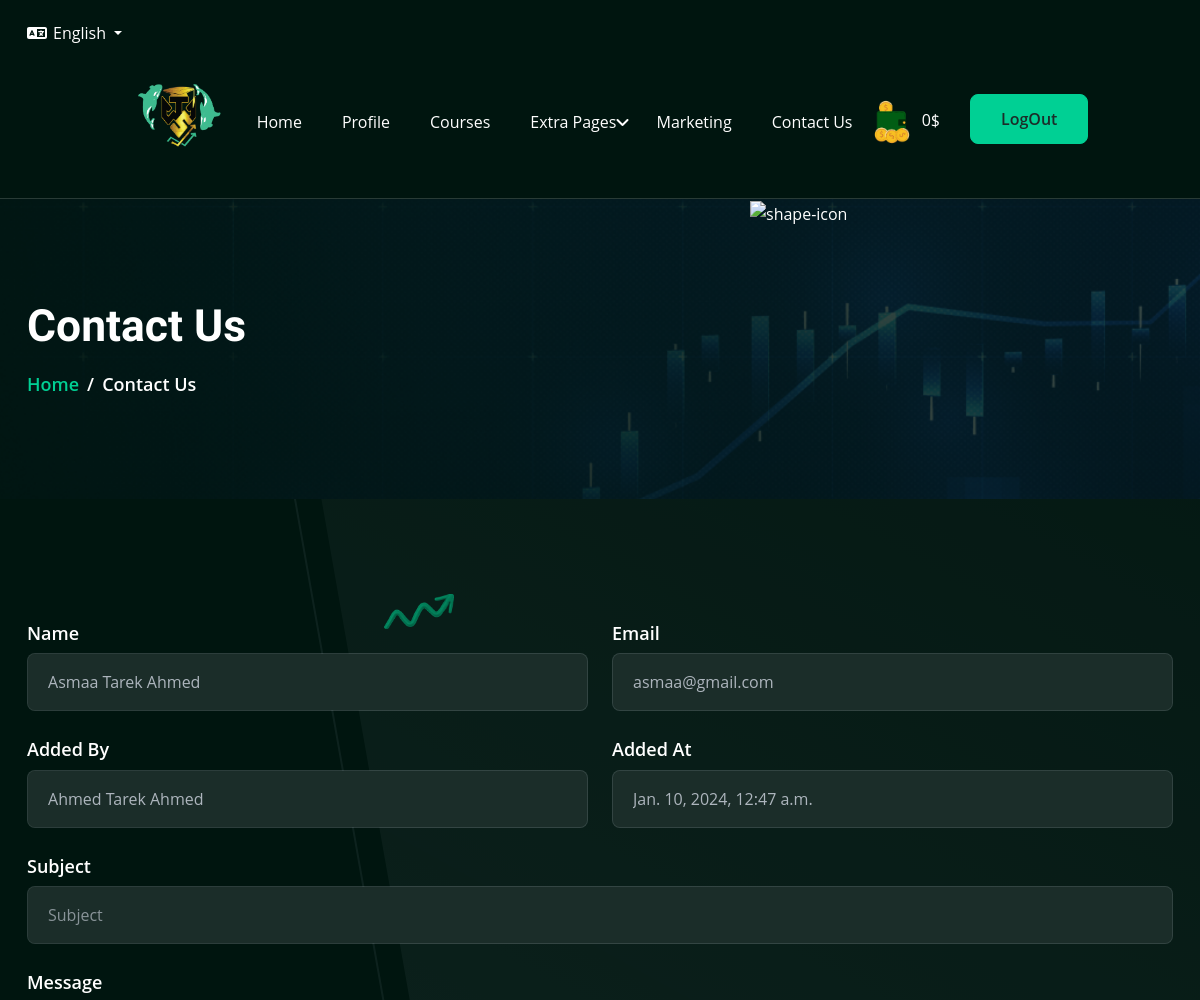
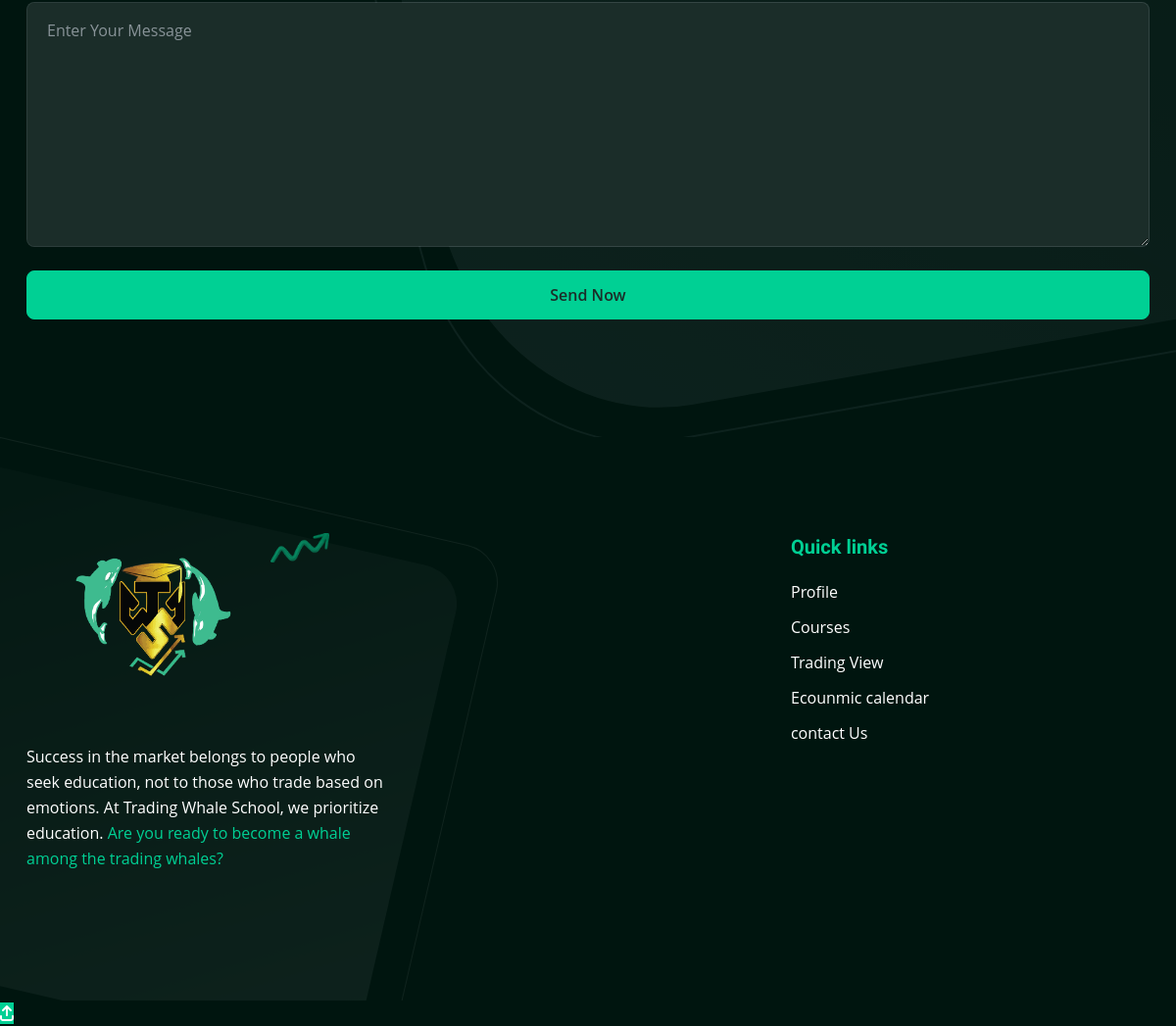
Screenshot of /contact/contact/ (signed in) with the database file from the repository (2 pictures, top to bottom).
### accounts/models.py (models this page shows, shortened)
class Profile(models.Model):
    user=models.OneToOneField(CustomUser,on_delete=models.CASCADE)
    membership=models.ForeignKey(MemberShip,on_delete=models.CASCADE)
    name=models.CharField(max_length=100)
    address=models.CharField(max_length=100)
    birth_date=models.DateField(null=True,blank=True)
    coin=models.IntegerField(default=0)
    image=models.ImageField(upload_to='static/users/',null=True,blank=True)
    marketing_avilable=models.BooleanField(default=False)
    rank=models.IntegerField(default=0)

### users/models.py (models this page shows, shortened)
class CustomUser(AbstractBaseUser,PermissionsMixin):
    phone = models.CharField(max_length=25)
    email = models.EmailField(unique=True)
    create_by = models.ForeignKey('self', on_delete=models.SET_NULL, null=True, blank=True)
    create_at = models.DateTimeField(default=timezone.now)
    ended_at = models.DateTimeField(null=True,blank=True)
    is_blocked = models.BooleanField(default=False)
    has_right_sign = models.BooleanField(default=False)
    is_active = models.BooleanField(default=True)
    is_staff = models.BooleanField(default=False)
    is_superuser = models.BooleanField(default=False)
    objects = CustomUserManager()
    USERNAME_FIELD = 'email'
    REQUIRED_FIELDS = ['phone']

### contact/views.py (the view, shortened to what this page needs)
# urls.py: path('contact/',views.contact,name='contact'),
@login_required
def contact(request):
    user = request.user
    my_profile = Profile.objects.get(user=user)
    custom_user = CustomUser.objects.get(id=user.id)
    ended_at=custom_user.ended_at
    if not user.is_superuser:
        created_by = Profile.objects.get(user=custom_user.create_by)
    else:
        created_by = my_profile
    context = {
        'profile':my_profile,
        'my_profile':my_profile,
        'custom_user':custom_user,
        'created_by':created_by,
        'ended_at':ended_at,
    }
    return render(request,'contact.html',context)

### templates/contact.html (shortened to what this page needs)
{% extends 'base.html' %}
{% load static %}
{% block body %}
  <section class="page-header bg--cover" style="background-image:url(assets/images/header/1.png)">
    <div class="container">
      <div class="page-header__content" data-aos="fade-right" data-aos-duration="1000">
        <h2>Contact Us</h2>
        <nav style="--bs-breadcrumb-divider: '/';" aria-label="breadcrumb">
          <ol class="breadcrumb mb-0">
            <li class="breadcrumb-item "><a href="{% url 'home:home' %}">Home</a></li>
            <li class="breadcrumb-item active" aria-current="page">Contact Us</li>
          </ol>
        </nav>
      </div>
      <div class="page-header__shape">
        <span class="page-header__shape-item page-header__shape-item--1"><img src="{% static 'assets/images/logo/logo.png' %}"
            alt="shape-icon"></span>
      </div>
    </div>
  </section>
  <div class="contact padding-top padding-bottom">
    <div class="container">
      <div class="contact__wrapper">
        <div class="row g-5">
          <div class="col-12">
            <div class="contact__form">
              <form method="post" data-aos="fade-left" data-aos-duration="1000">
                <div class="row g-4">
                  <div class="col-6">
                    <div>
                      <label for="name" class="form-label">Name</label>
                      <input class="form-control" type="text" id="name" value="{{ my_profile.name }}" readonly required>
                    </div>
                  </div>
                  <div class="col-6">
                    <div>
                      <label for="email" class="form-label">Email</label>
                      <input class="form-control" type="email" id="email" value="{{ custom_user.email }}" readonly required>
                    </div>
                  </div>
                  <div class="col-6">
                    <div>
                      <label for="name" class="form-label">Added By</label>
                      <input class="form-control" type="text" id="name" value="{{ created_by.name }}" readonly required>
                    </div>
                  </div>
                  <div class="col-6">
                    <div>
                      <label for="email" class="form-label">Added At</label>
                      <input class="form-control" type="email" value="{{ custom_user.ended_at }}" readonly required>
                    </div>
                  </div>
                  <div class="col-12">
                    <div>
                      <label for="email" class="form-label">Subject</label>
                      <input class="form-control" name="subject" type="text" placeholder="Subject" required>
                    </div>
                  </div>
                  <div class="col-12">
                    <div>
                      <label for="textarea" class="form-label">Message</label>
                      <textarea cols="30" name="message" rows="5" class="form-control" id="textarea"
                        placeholder="Enter Your Message" required></textarea>
                    </div>
                  </div>
                </div>
                <button type="submit" class="trk-btn trk-btn--border trk-btn--primary mt-4 d-block">Send
                  Now</button>
              </form>
            </div>
          </div>
        </div>
      </div>
    </div>
    <div class="contact__shape">
      <span class="contact__shape-item contact__shape-item--1"><img src="{% static 'assets/images/contact/4.png' %}"
          alt="shape-icon"></span>
      <span class="contact__shape-item contact__shape-item--2"> <span></span> </span>
    </div>
  </div>
{% endblock %}

### templates/base.html (shortened to what this page needs)
{% load static %}
<!DOCTYPE html>
<html lang="en" data-bs-theme="dark">
<head>
  <link rel="stylesheet" href="{% static 'assets/css/bootstrap.min.css' %}">
  <link rel="stylesheet" href="{% static 'assets/css/aos.css' %}">
  <link rel="stylesheet" href="{% static 'assets/css/all.min.css' %}">
  <link rel="stylesheet" href="{% static 'assets/css/swiper-bundle.min.css' %}">
  <link rel="stylesheet" href="https://cdnjs.cloudflare.com/ajax/libs/font-awesome/6.4.0/css/all.min.css"
 />
  <link rel="stylesheet" href="{% static 'assets/css/style.css' %}">
</head>
<body>
  <header class="" style="z-index: 999; margin-top: 20px;">
    <div class="container d-flex" style="align-items:center">
        <i class="fa fa-language"></i>
        <div class="custom-dropdown" >
            <button class="dropdown-toggle" style="background-color: #00150f; border: none;" id="languageDropdown" data-bs-toggle="dropdown" aria-haspopup="true" aria-expanded="false">
                 English
            </button>
        </div>
    </div>
</header>
  <header class="header-section header-section--style1">
    <div class="header-bottom">
      <div style="display: flex; justify-content: space-evenly;">
        <div class="header-wrapper">
          <div class="logo">
            <a href="{% url 'home:home' %}">
              <img class="" style="width:130px;" src="{% static 'assets/images/logo/preloader.png' %}" alt="logo">
            </a>
          </div>
          <div class="menu-area">
            <ul class="menu">
              <li>
                <a href="{% url 'home:home' %}" class="menu-li-a">Home </a>
              </li>
              <li>
                <a href="{% url 'accounts:profile' %}" class="menu-li-a">Profile </a>
              </li>
              <li>
                <a href="{% url 'courses:courses_category' %}" class="menu-li-a">Courses </a>
              </li>
              <li class="menu-item-has-children">
                <a href="#">Extra Pages </a>
              </li>
              <li>
                <a href="{% url 'marketing:marketing_courses_category' %}" class="menu-li-a">Marketing </a>
              </li>
              <li>
                <a href="{% url 'contact:contact' %}" class="menu-li-a">Contact Us</a>
              </li>
            </ul>
          </div>
          <div class="header-action">
            <div class="menu-area">
              <div class="" style="margin-right: 30px;">
                <img src="{% static 'assets/images/logo/walet.png' %}" class="wallet" width="50px" srcset=""> {{profile.coin}}$
              </div>
              <div class="">
                <a href="{% url 'accounts:logout' %}" class="trk-btn trk-btn--border trk-btn--primary">
                  <span>LogOut</span>
                </a>
              </div>
            </div>
          </div>
        </div>
      </div>
    </div>
  </header>
{% block body %}
{% endblock %}
  <footer class="footer brand-1">
    <div class="container">
      <div class="footer__wrapper">
        <div class="footer__top footer__top--style1">
          <div class="row gy-5 gx-4">
            <div class="col-md-8">
              <div class="footer__about">
                <a href="{% url 'home:home' %}" class="footer__about-logo">
                  <img style="width:250px;" src="{% static 'assets/images/logo/preloader.png' %}"
                    alt="Logo"></a>
                <p class="footer__about-moto ">
                  Success in the market belongs to people who seek education, not to those who trade based on emotions.
                  At Trading Whale School, we prioritize education.
                  <span class="green-color">
                    Are you ready to become a whale among the trading
                  whales?
                  </span>
                </p>
              </div>
            </div>
            <div class="col-4">
              <div class="footer__links">
                <div class="footer__links-tittle">
                  <h6 class="green-color">Quick links</h6>
                </div>
                <div class="footer__links-content">
                  <ul class="footer__linklist">
                    <li class="footer__linklist-item"> <a href="{% url 'accounts:profile' %}">Profile</a>
                    </li>
                    <li class="footer__linklist-item"> <a href="{% url 'courses:courses_category' %}">Courses</a>
                    </li>
                    <li class="footer__linklist-item"> <a href="https://www.tradingview.com">Trading View</a>
                    </li>
                    <li class="footer__linklist-item"> <a href="https://sa.investing.com/economic-calendar/"> Ecounmic&nbsp;calendar</a> </li>
                    <li class="footer__linklist-item"> <a href="{% url 'contact:contact' %}">contact Us</a>
                    </li>
                  </ul>
                </div>
              </div>
            </div>
          </div>
        </div>
      </div>
    </div>
    <div class="footer__shape">
      <span class="footer__shape-item footer__shape-item--1"><img src="{% static 'assets/images/footer/1.png' %}"
          alt="shape icon"></span>
    </div>
  </footer>
  <a href="#" class=" --home1"><i class="fa-solid fa-arrow-up-from-bracket"></i></a>
</body>
</html>

### rows the page displays
Profile: coin "0", name "Asmaa Tarek Ahmed"
CustomUser: email "asmaa@gmail.com", ended_at "Jan. 10, 2024, 12:47 a.m."
Profile: name "Ahmed Tarek Ahmed"
